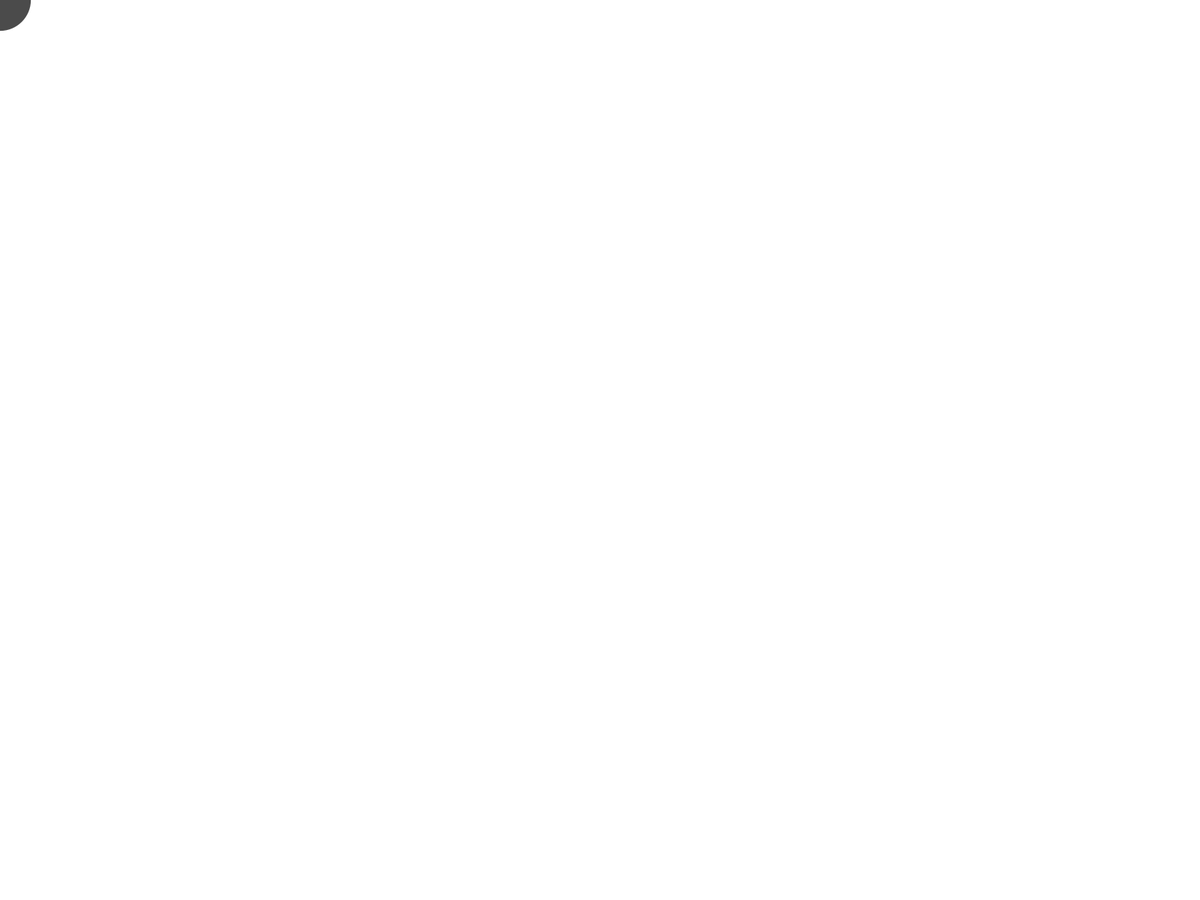
Frame 1 (no input)
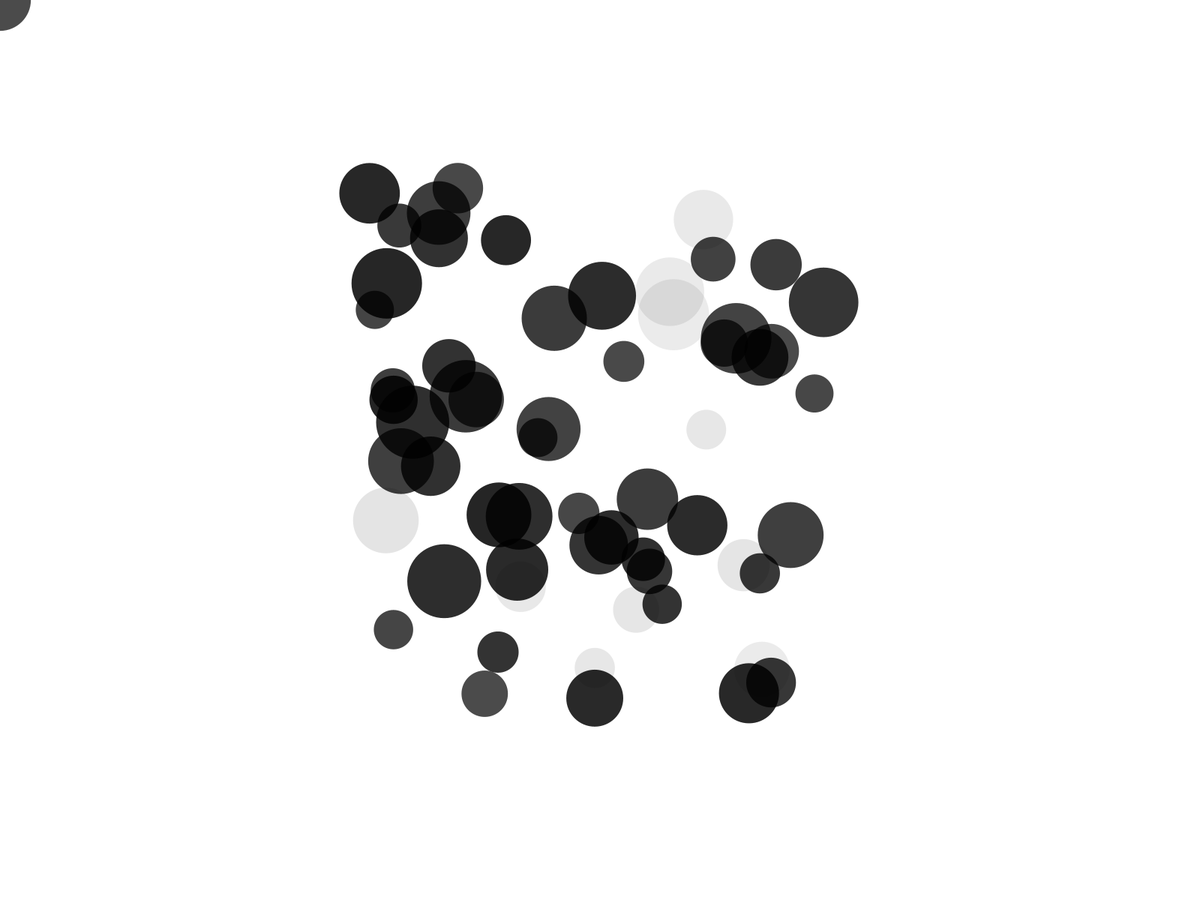
Frame 60 (the mouse pressed at the canvas centre just before this capture)
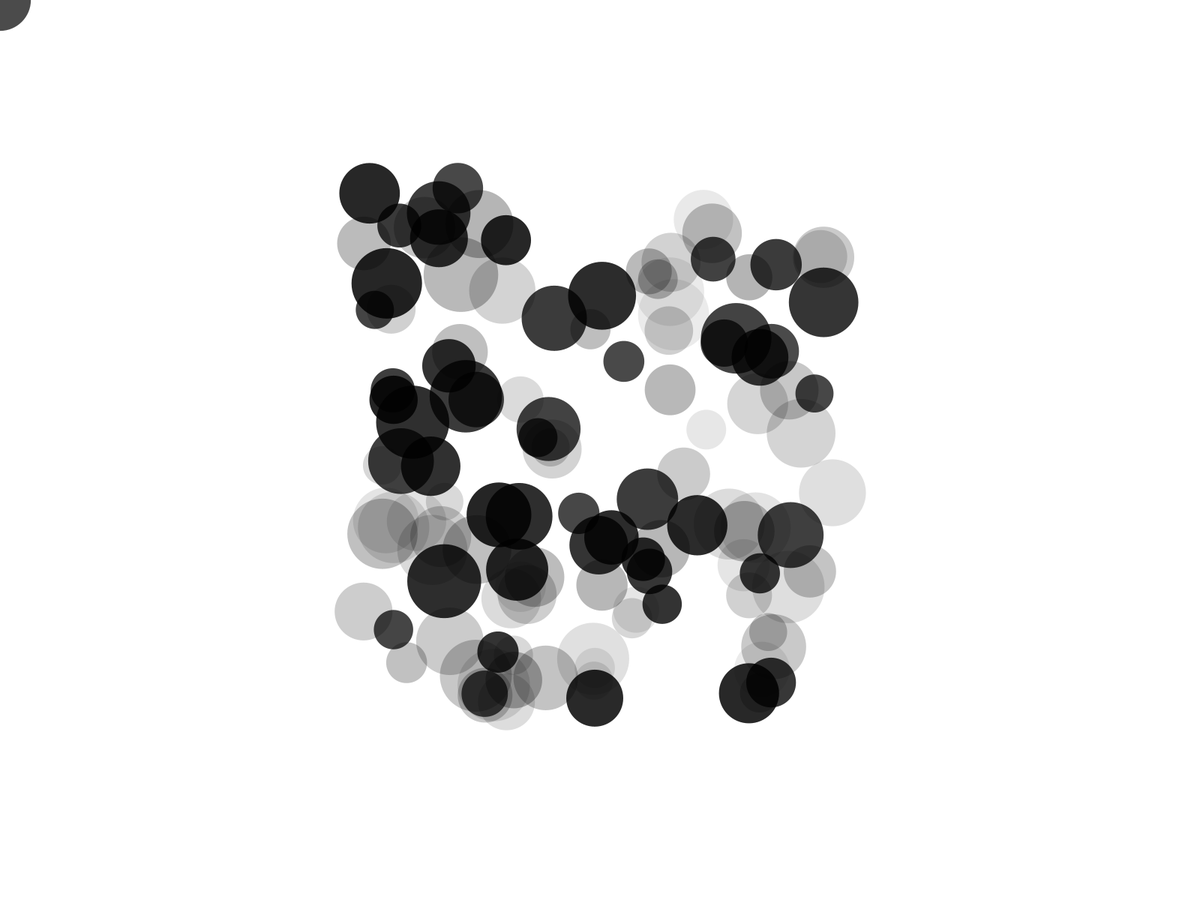
Frame 120 (the mouse held since frame 60 and released just before this capture)

The Processing sketch that drew these frames (run headless with seeded random() and noise(); from frame 60 on, the mouse is pressed at the canvas centre):

// Processing sketch: visualize
// ── visualize.pde
float circleX;
float circleY;

float diameter;

float roy;
float biv;
float gee;

float alphaFade = 180;

void setup(){
    fullScreen();
    background(255);
}

void draw(){
    //background(100);
    //object
    if (mousePressed == false){
      noCursor();
    }
    fill(roy, biv, gee, alphaFade);
    noStroke();
    diameter = random(50,100);
    ellipse(circleX,circleY,diameter,diameter);
    //motion
    circleX = random(width*0.3, width*0.7);
    circleY = random(height*0.2, height*0.8);
    //circleY = circleY + random(0.01,0.05);

    if((alphaFade > 5) || (alphaFade < 220)){
        alphaFade = alphaFade + 0.8;
    }
    if(alphaFade >= 220){
        alphaFade = alphaFade - 200;
    }
}
void keyPressed(){
    background(roy, biv, gee, alphaFade);
    roy =random(0,255);
    biv =random(0,255);
    gee =random(0,255);
    alphaFade = 0;

    if (alphaFade < 255){
        alphaFade = alphaFade + 10;
    }
    alphaFade = 60;
}
